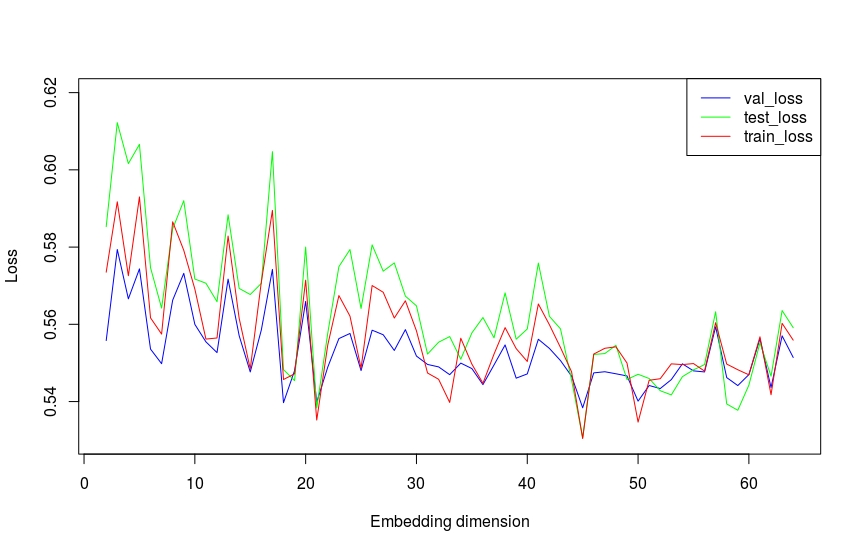

Reproduce this figure in R.
#library
library(ggplot2)
library(reshape2)

# melt data
r1 <- read.csv("/home/mehedi/Desktop/Parameters/embed/results.csv")

#plot graph
plot(r1$x1, r1$x3, col='blue', type="l", ylim=c(0.53, 0.62), ylab = "Loss", xlab = "Embedding dimension", lwd=1)
lines(r1$x1, r1$x5, col='green', type="l", lwd=1)
lines(r1$x1, r1$x7, col='red', type="l", lwd=1)
legend('topright',c("val_loss", "test_loss", 'train_loss'), col=c('blue', 'green', 'red'), lwd=1)
